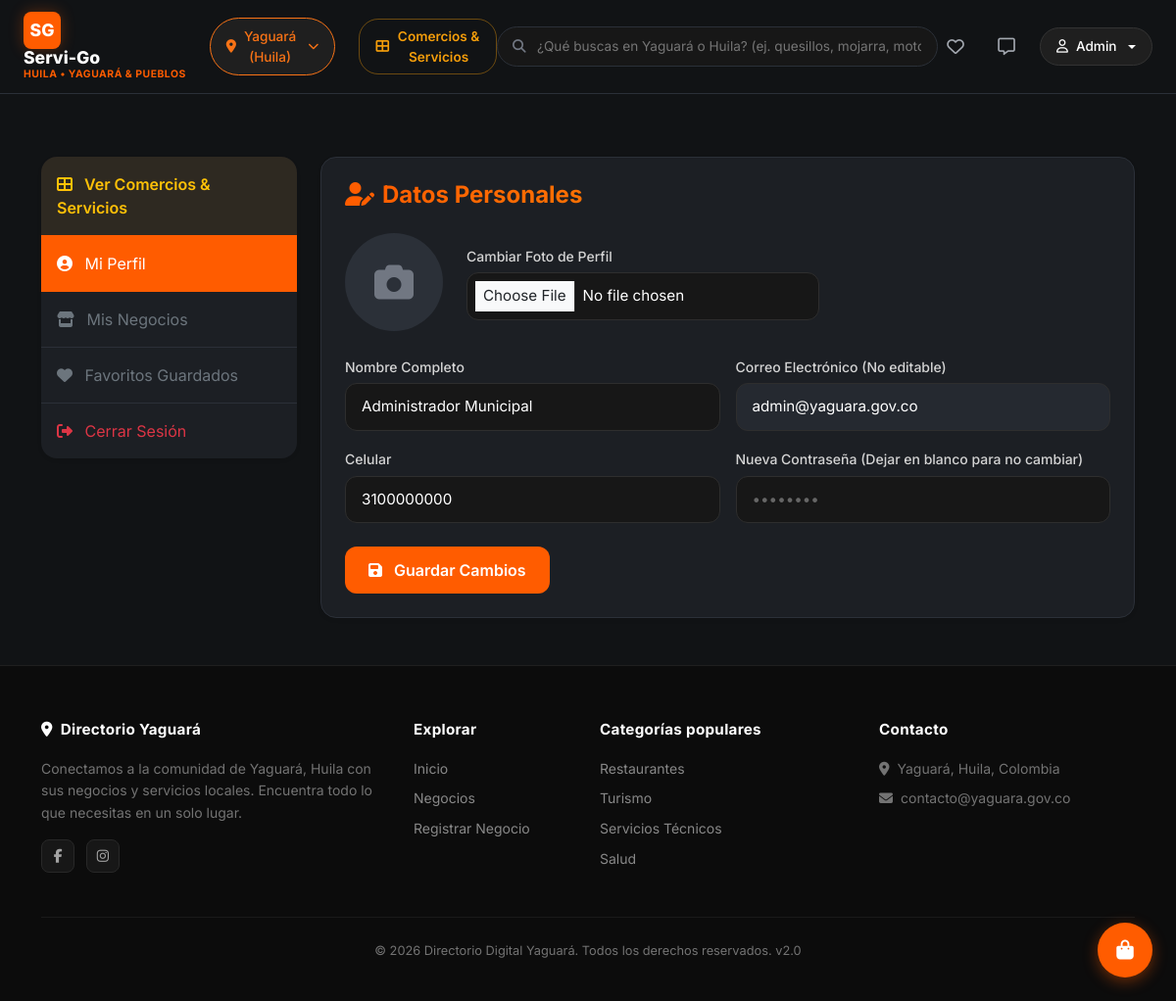
The app's page /index.php?url=usuario/perfil (signed in) with its own data.
### tables this page shows
CREATE TABLE `usuarios` (
  `id` int NOT NULL AUTO_INCREMENT,
  `nombre` varchar(100) NOT NULL,
  `correo` varchar(100) NOT NULL,
  `celular` varchar(20) DEFAULT NULL,
  `contrasena` varchar(255) NOT NULL,
  `rol` enum('administrador','usuario') NOT NULL DEFAULT 'usuario',
  `foto_perfil` varchar(255) DEFAULT NULL,
  `activo` tinyint(1) DEFAULT '1',
  `fecha_creacion` timestamp NULL DEFAULT CURRENT_TIMESTAMP,
  `fecha_actualizacion` timestamp NULL DEFAULT CURRENT_TIMESTAMP ON UPDATE CURRENT_TIMESTAMP,
  PRIMARY KEY (`id`),
  UNIQUE KEY `correo` (`correo`)
);

### controllers/UsuarioController.php (called while the page is built, shortened)
<?php
class UsuarioController extends Controller {
    public function perfil() {
        $usuarioModel = $this->model('Usuario');
        $datosUsuario = $usuarioModel->getById($_SESSION['usuario_id']);
        $this->view('usuario/perfil', ['datos' => $datosUsuario]);
    }
}

### index.php (called while the page is built, shortened)
<?php
require_once __DIR__ . '/config/database.php';
require_once __DIR__ . '/core/Controller.php';
require_once __DIR__ . '/core/Model.php';
$router = new Router();
$router->run();

### core/Model.php (called while the page is built, shortened)
<?php
class Model {
    public function __construct() {
        $database = new Database();
        $this->db = $database->getConnection();
    }
}

### config/database.php (called while the page is built, shortened)
<?php
class Database {
    private $host = "localhost";
    private $db_name = "directorio_yaguara";
    private $username = "root";
    private $password = "";
    public function getConnection() {
        $this->conn = null;
        try {
            $this->conn = new PDO(
                "mysql:host=" . $this->host . ";dbname=" . $this->db_name . ";charset=utf8mb4",
                $this->username,
                $this->password,
                [
                    PDO::ATTR_ERRMODE => PDO::ERRMODE_EXCEPTION,
                    PDO::ATTR_DEFAULT_FETCH_MODE => PDO::FETCH_ASSOC,
                    PDO::ATTR_EMULATE_PREPARES => false
                ]
            );
        } catch(PDOException $exception) {
            error_log("Error de conexión BD: " . $exception->getMessage());
            die("Error de conexión a la base de datos. Contacte al administrador.");
        }
        return $this->conn;
    }
}

### models/Usuario.php (called while the page is built, shortened)
<?php
class Usuario extends Model {
    public function getById($id) {
        $stmt = $this->db->prepare("SELECT id, nombre, correo, celular, rol, foto_perfil, activo, fecha_creacion FROM usuarios WHERE id = ?");
        $stmt->execute([$id]);
        return $stmt->fetch();
    }
}

### views/usuario/perfil.php (the view)
<div class="container py-5">
    <div class="row">
        <div class="col-lg-3 mb-4">
            <div class="card border-0 shadow-sm rounded-4" style="background:var(--bg-card);">
                <div class="card-body p-0">
                    <div class="list-group list-group-flush rounded-4">
                        <a href="<?= BASE_URL ?>index.php?url=negocio/listado" class="list-group-item list-group-item-action p-3 text-warning fw-semibold" style="background:rgba(245, 158, 11, 0.08); border-color:var(--border-color);">
                            <i class="fas fa-th-large me-2"></i> Ver Comercios & Servicios
                        </a>
                        <a href="<?= BASE_URL ?>index.php?url=usuario/perfil" class="list-group-item list-group-item-action active p-3" style="background:var(--color-primary);border-color:var(--color-primary);color:white;">
                            <i class="fas fa-user-circle me-2"></i> Mi Perfil
                        </a>
                        <a href="<?= BASE_URL ?>index.php?url=usuario/mis_negocios" class="list-group-item list-group-item-action p-3 text-secondary" style="background:transparent; border-color:var(--border-color);">
                            <i class="fas fa-store me-2"></i> Mis Negocios
                        </a>
                        <a href="<?= BASE_URL ?>index.php?url=usuario/favoritos" class="list-group-item list-group-item-action p-3 text-secondary" style="background:transparent; border-color:var(--border-color);">
                            <i class="fas fa-heart me-2"></i> Favoritos Guardados
                        </a>
                        <a href="<?= BASE_URL ?>index.php?url=autenticacion/logout" class="list-group-item list-group-item-action p-3 text-danger" style="background:transparent; border-color:var(--border-color);">
                            <i class="fas fa-sign-out-alt me-2"></i> Cerrar Sesión
                        </a>
                    </div>
                </div>
            </div>
        </div>
        <div class="col-lg-9">
            <div class="card border-0 shadow-sm rounded-4" style="background:var(--bg-card); border: 1px solid var(--border-color) !important;">
                <div class="card-body p-4">
                    <h4 class="mb-4 text-gradient"><i class="fas fa-user-edit me-2"></i>Datos Personales</h4>
                    <form method="POST" action="<?= BASE_URL ?>index.php?url=usuario/perfil" enctype="multipart/form-data" class="form-premium">
                        <div class="d-flex align-items-center mb-4 gap-4">
                            <?php if (!empty($datos['foto_perfil'])): ?>
                                <img src="<?= BASE_URL . $datos['foto_perfil'] ?>" alt="Foto" style="width:100px;height:100px;object-fit:cover;border-radius:50%;box-shadow:var(--shadow-md);">
                            <?php else: ?>
                                <div style="width:100px;height:100px;border-radius:50%;background:var(--border-color);display:flex;align-items:center;justify-content:center;font-size:2.5rem;color:var(--text-muted);">
                                    <i class="fas fa-camera"></i>
                                </div>
                            <?php endif; ?>
                            <div>
                                <label for="foto_perfil" class="form-label mb-1">Cambiar Foto de Perfil</label>
                                <input type="file" name="foto_perfil" id="foto_perfil" class="form-control form-control-sm" accept="image/*">
                            </div>
                        </div>
                        <div class="row g-3 mb-3">
                            <div class="col-md-6">
                                <label class="form-label">Nombre Completo</label>
                                <input type="text" name="nombre" class="form-control" value="<?= htmlspecialchars($datos['nombre']) ?>" required>
                            </div>
                            <div class="col-md-6">
                                <label class="form-label">Correo Electrónico (No editable)</label>
                                <input type="email" class="form-control bg-light" value="<?= htmlspecialchars($datos['correo']) ?>" readonly>
                            </div>
                        </div>
                        <div class="row g-3 mb-4">
                            <div class="col-md-6">
                                <label class="form-label">Celular</label>
                                <input type="text" name="celular" class="form-control" value="<?= htmlspecialchars($datos['celular'] ?? '') ?>">
                            </div>
                            <div class="col-md-6">
                                <label class="form-label">Nueva Contraseña (Dejar en blanco para no cambiar)</label>
                                <input type="password" name="nueva_contrasena" class="form-control" placeholder="••••••••">
                            </div>
                        </div>
                        <button type="submit" class="btn-primary-custom">
                            <i class="fas fa-save me-1"></i> Guardar Cambios
                        </button>
                    </form>
                </div>
            </div>
        </div>
    </div>
</div>

### public/assets/css/directorio.css (style rules this page uses)
:root { --bg-body: #111315; --bg-card: #1c1f24; --bg-card-light: #252930; --bg-navbar: #111315; --color-primary: #ff5c00; --color-primary-hover: #e05100; --color-warning: #f59e0b; --color-success: #00b37e; --color-danger: #ef4444; --text-primary: #ffffff; --text-secondary: #a3a8b0; --text-muted: #717782; --border-color: #2b3038; --border-light: #383e48; --font-body: 'Inter', sans-serif; --font-display: 'Inter', sans-serif; --radius-sm: 8px; --radius-md: 12px; --radius-lg: 16px; --radius-xl: 24px; --radius-full: 9999px; --shadow-card: 0 4px 6px -1px rgba(0, 0, 0, 0.5), 0 2px 4px -1px rgba(0, 0, 0, 0.5); --transition-base: 0.2s ease; }
*, *::before, *::after { box-sizing: border-box; margin: 0; padding: 0; }
body { font-family: var(--font-body); background-color: var(--bg-body); color: var(--text-primary); line-height: 1.5; min-height: 100vh; display: flex; flex-direction: column; }
a { text-decoration: none; color: var(--color-primary); transition: color var(--transition-base); }
h1, h2, h3, h4, h5, h6 { font-weight: 700; color: var(--text-primary); margin-bottom: 0.5rem; }
.form-label { color: #d4d4d4 !important; font-size: 0.875rem !important; font-weight: 500 !important; margin-bottom: 0.4rem !important; }
.form-control, .form-select { background-color: #171717 !important; border: 1px solid #2e2e2e !important; color: #ffffff !important; border-radius: 12px !important; padding: 0.75rem 1rem !important; font-size: 0.95rem !important; transition: all 0.2s ease !important; }
.form-control::placeholder { color: #666666 !important; }
.form-premium .form-control { background: var(--bg-card); border: 1px solid var(--border-color); color: white; border-radius: var(--radius-md); padding: 0.75rem 1rem; }
.form-premium .form-label { color: var(--text-secondary); font-weight: 500; font-size: 0.85rem; margin-bottom: 0.4rem; }
.btn-primary-custom { background: var(--color-primary); color: white; border: none; padding: 0.75rem 1.5rem; border-radius: var(--radius-md); font-weight: 600; display: inline-flex; align-items: center; gap: 0.5rem; transition: var(--transition-base); }
.text-gradient { background: linear-gradient(to right, var(--color-primary), var(--color-warning)); -webkit-background-clip: text; -webkit-text-fill-color: transparent; }
.bg-light { background-color: var(--bg-card-light) !important; color: white !important; }
.card { background-color: var(--bg-card); border-color: var(--border-color); }
.list-group-item { background-color: var(--bg-card); color: var(--text-primary); border-color: var(--border-color); }

### records on screen
usuarios: nombre "Administrador Municipal", correo "admin@yaguara.gov.co", celular "3100000000"

### other values on screen
APP_NAME "Directorio Digital Yaguará"
APP_VERSION "2.0"
